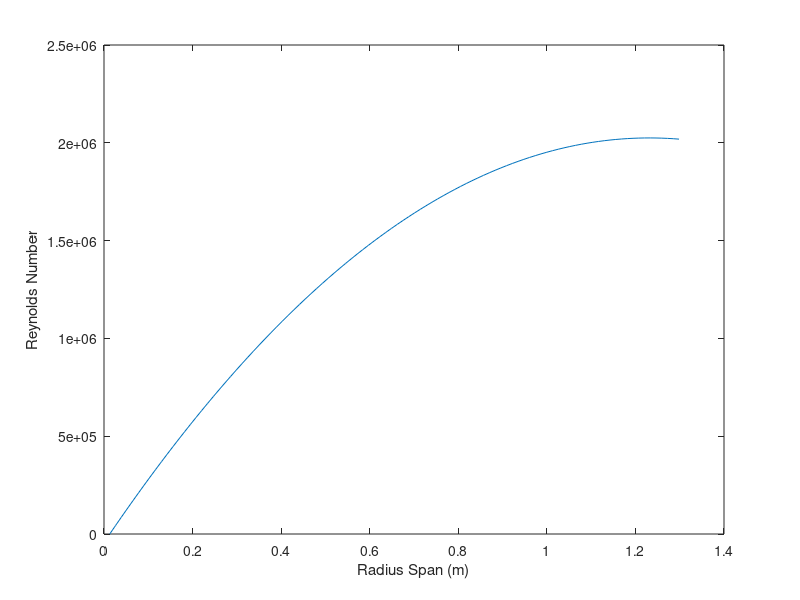

The MATLAB source for this figure:
%p = [0.00238, 0.00176420];
p = 0.00238; % density (slugs/ft^3)
c = 0.79; % chord in ft
R = 4.26; % R in ft
tr = 0.47; % taper ratio

sn = 100;
rp = linspace(1/sn, 1, sn); % Radius Proportion
ru = R * rp; % Radius in Desired Units

cr = 2 * c / (tr + 1); % Chord at Root
ct = cr * tr; % Chord at Tip
c = cr - (cr - ct) * rp; % Chord along Span
u = p*1.5111E-5*3.28084^2;
V = linspace(0,650,sn);
Re = p*V.*c/u;

ru = ru/3.28084; % radius in m
plot(ru, Re)
xlabel('Radius Span (m)')
ylabel('Reynolds Number')